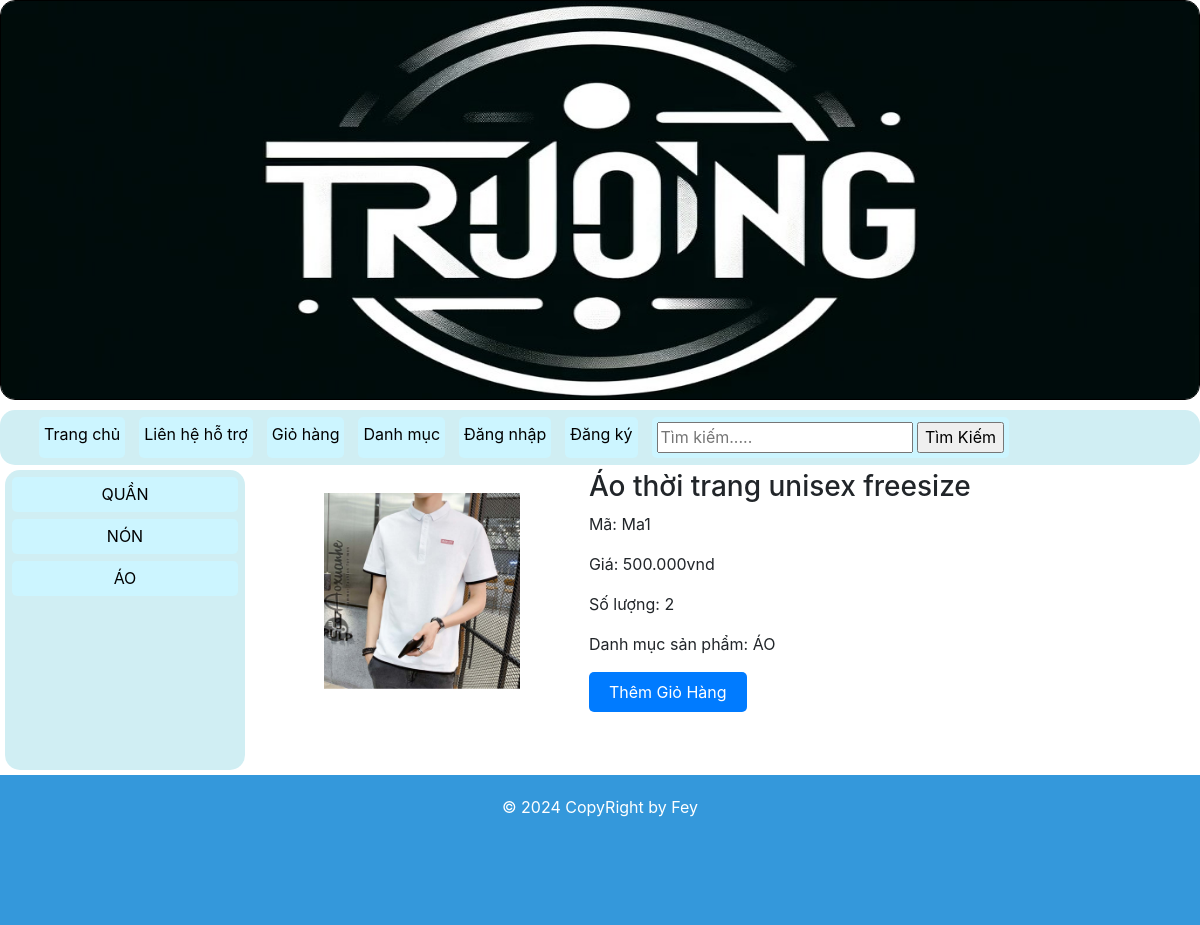
The page /index.php?quanly=sanpham&id=5 on the database its author committed.
### tables this page shows
CREATE TABLE `tbl_danhmuc` (
  `id_danhmuc` int(11) NOT NULL,
  `tendanhmuc` varchar(100) NOT NULL,
  `thutu` int(11) NOT NULL
);

CREATE TABLE `tbl_sanpham` (
  `id_sanpham` int(11) NOT NULL,
  `tensanpham` varchar(100) NOT NULL,
  `masanpham` varchar(100) NOT NULL,
  `giasanpham` float NOT NULL,
  `soluong` int(11) NOT NULL,
  `hinhanh` varchar(100) NOT NULL,
  `tomtat` tinytext NOT NULL,
  `noidung` text NOT NULL,
  `id_danhmuc` int(11) NOT NULL,
  `trangthai` int(11) NOT NULL
);

### pages/main/sanpham.php (the view, shortened to what this page needs)
<!DOCTYPE html>
<html lang="vi">
<head>
    <link rel="stylesheet" href="https://maxcdn.bootstrapcdn.com/bootstrap/4.5.2/css/bootstrap.min.css">
</head>
<body>
    <div class="container">
        <?php
            $sql_chitiet = "SELECT * FROM tbl_sanpham, tbl_danhmuc WHERE tbl_sanpham.id_danhmuc=tbl_danhmuc.id_danhmuc AND tbl_sanpham.id_sanpham='$_GET[id]' LIMIT 1";
            $query_chitiet = mysqli_query($connect, $sql_chitiet);
            while ($row_chitiet = mysqli_fetch_array($query_chitiet)) {
        ?>
        <div class="warpper_deital">
            <div class="hinhanh_sanpham">
                <img src="admincp/modules/quanlysp/uploads/<?php echo $row_chitiet['hinhanh']?>" class="img-fluid" alt="Hình ảnh sản phẩm">
            </div>
            <form action="pages/main/giohang/themgiohang.php?idsanpham=<?php echo $row_chitiet['id_sanpham'] ?>" method="POST">
                <div class="chitiet_sanpham">
                    <h3><?php echo $row_chitiet['tensanpham'] ?></h3>
                    <p>Mã: <?php echo $row_chitiet['masanpham'] ?></p>
                    <p>Giá: <?php echo number_format($row_chitiet['giasanpham'],0,',','.').'vnd' ?></p>
                    <p>Số lượng: <?php echo $row_chitiet['soluong'] ?></p>
                    <p>Danh mục sản phẩm: <?php echo $row_chitiet['tendanhmuc'] ?></p>
                    <button type="submit" name="themgiohang" class="btn btn-primary themgiohang">Thêm Giỏ Hàng</button>
                </div>
            </form>
        </div>
        <?php
            }
        ?>
    </div>
</body>
</html>

### pages/sidebar/sidebar.php
<div class="sidebar">
    <ul class="sidebar_list">
        <?php
        $sql_danhmuc = "SELECT * FROM tbl_danhmuc ORDER BY id_danhmuc DESC";
        $query_danhmuc = mysqli_query($connect, $sql_danhmuc);
        while ($row = mysqli_fetch_array($query_danhmuc)) {
        ?>
            <li><a href="index.php?quanly=danhmuclist&id=<?php echo $row['id_danhmuc'] ?>"><?php echo $row['tendanhmuc'] ?></a></li>
        <?php
        }
        ?>
    </ul>
</div>

### css/style.css (style rules this page uses)
body { margin: 0; padding: 0; background-image: url(../images/background_body.jpg); }
.sidebar { background-color: #d0eef3; height: 300px; border-radius: 15px; margin-bottom: 5px; }
ul.sidebar_list { padding: 0; list-style: none; width: 100%; line-height: 25px; }
ul.sidebar_list li { border-radius: 5px; margin: 7px; padding: 5px; background-color: #ccf5ff; }
ul.sidebar_list li a { text-decoration: none; text-align: center; color: black; }
.maincontent img { width: 100%; height: 100%; }
@media screen and (min-width:600px) { .sidebar { width: 20%; margin-top: 5px; margin-left: 5px; float: left; flex-direction: column; text-align: center; } }

### css/style_detal.css (style rules this page uses)
.warpper_deital { height: auto; width: 90%; margin: 0 auto; }
.hinhanh_sanpham { width: 30%; }
.hinhanh_sanpham img { width: 80%; }

### pages/main/sanpham.php (style rules this page uses)
.warpper_deital { display: flex; flex-direction: row; align-items: center; margin-bottom: 20px; }
.hinhanh_sanpham img { max-width: 200px; height: auto; }
.chitiet_sanpham { margin-left: 20px; }
.themgiohang { background-color: #007bff; color: white; border: none; padding: 8px 20px; border-radius: 5px; cursor: pointer; }

### rows shown on the page
tbl_danhmuc: tendanhmuc "QUẦN"
tbl_danhmuc: tendanhmuc "NÓN"
tbl_danhmuc: tendanhmuc "ÁO"
tbl_sanpham: hinhanh (picture), tensanpham "Áo thời trang unisex freesize", masanpham "Ma1", giasanpham "500.000", soluong "2", id_danhmuc.tendanhmuc "ÁO"
